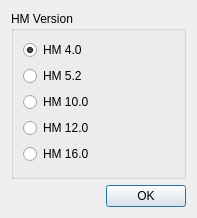
<?xml version="1.0" encoding="UTF-8"?>
<ui version="4.0">
 <class>BitstreamVersionSelector</class>
 <widget class="QDialog" name="BitstreamVersionSelector">
  <property name="geometry">
   <rect>
    <x>0</x>
    <y>0</y>
    <width>197</width>
    <height>218</height>
   </rect>
  </property>
  <property name="windowTitle">
   <string>Select HM Version</string>
  </property>
  <layout class="QVBoxLayout" name="verticalLayout">
   <item>
    <widget class="QGroupBox" name="groupBox">
     <property name="title">
      <string>HM Version</string>
     </property>
     <layout class="QHBoxLayout" name="horizontalLayout_2">
      <item>
       <layout class="QHBoxLayout" name="horizontalLayout">
        <item>
         <layout class="QVBoxLayout" name="verticalLayout_2">
          <item>
           <widget class="QRadioButton" name="version40">
            <property name="text">
             <string>HM 4.0</string>
            </property>
            <property name="checked">
             <bool>true</bool>
            </property>
           </widget>
          </item>
          <item>
           <widget class="QRadioButton" name="version52">
            <property name="enabled">
             <bool>true</bool>
            </property>
            <property name="text">
             <string>HM 5.2</string>
            </property>
           </widget>
          </item>
          <item>
           <widget class="QRadioButton" name="version100">
            <property name="enabled">
             <bool>true</bool>
            </property>
            <property name="text">
             <string>HM 10.0</string>
            </property>
           </widget>
          </item>
          <item>
           <widget class="QRadioButton" name="version120">
            <property name="text">
             <string>HM 12.0</string>
            </property>
           </widget>
          </item>
          <item>
           <widget class="QRadioButton" name="version160">
            <property name="text">
             <string>HM 16.0</string>
            </property>
           </widget>
          </item>
         </layout>
        </item>
       </layout>
      </item>
     </layout>
    </widget>
   </item>
   <item>
    <widget class="QDialogButtonBox" name="buttonBox">
     <property name="orientation">
      <enum>Qt::Orientation::Horizontal</enum>
     </property>
     <property name="standardButtons">
      <set>QDialogButtonBox::StandardButton::Ok</set>
     </property>
    </widget>
   </item>
  </layout>
 </widget>
 <resources/>
 <connections>
  <connection>
   <sender>buttonBox</sender>
   <signal>accepted()</signal>
   <receiver>BitstreamVersionSelector</receiver>
   <slot>accept()</slot>
   <hints>
    <hint type="sourcelabel">
     <x>248</x>
     <y>254</y>
    </hint>
    <hint type="destinationlabel">
     <x>157</x>
     <y>274</y>
    </hint>
   </hints>
  </connection>
  <connection>
   <sender>buttonBox</sender>
   <signal>rejected()</signal>
   <receiver>BitstreamVersionSelector</receiver>
   <slot>reject()</slot>
   <hints>
    <hint type="sourcelabel">
     <x>316</x>
     <y>260</y>
    </hint>
    <hint type="destinationlabel">
     <x>286</x>
     <y>274</y>
    </hint>
   </hints>
  </connection>
 </connections>
</ui>
